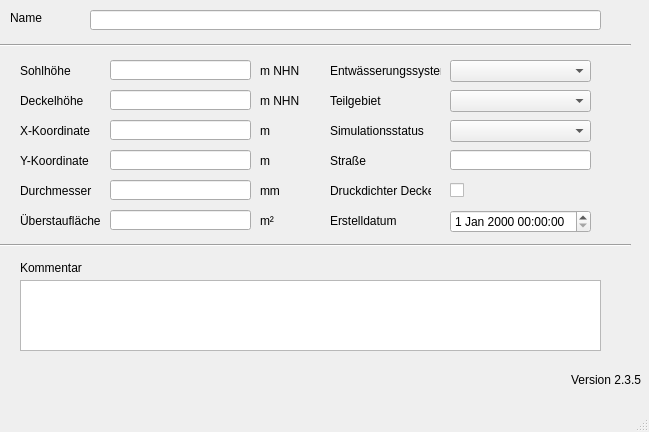
<?xml version="1.0" encoding="UTF-8"?>
<ui version="4.0">
 <class>MainWindow</class>
 <widget class="QMainWindow" name="MainWindow">
  <property name="enabled">
   <bool>true</bool>
  </property>
  <property name="geometry">
   <rect>
    <x>0</x>
    <y>0</y>
    <width>649</width>
    <height>432</height>
   </rect>
  </property>
  <property name="windowTitle">
   <string>MainWindow</string>
  </property>
  <widget class="QWidget" name="centralwidget">
   <widget class="QLabel" name="label_20">
    <property name="geometry">
     <rect>
      <x>330</x>
      <y>120</y>
      <width>111</width>
      <height>21</height>
     </rect>
    </property>
    <property name="text">
     <string>Simulationsstatus</string>
    </property>
   </widget>
   <widget class="QLabel" name="label">
    <property name="geometry">
     <rect>
      <x>10</x>
      <y>10</y>
      <width>46</width>
      <height>16</height>
     </rect>
    </property>
    <property name="text">
     <string>Name</string>
    </property>
   </widget>
   <widget class="Line" name="line">
    <property name="geometry">
     <rect>
      <x>0</x>
      <y>30</y>
      <width>631</width>
      <height>31</height>
     </rect>
    </property>
    <property name="orientation">
     <enum>Qt::Horizontal</enum>
    </property>
   </widget>
   <widget class="QLabel" name="label_14">
    <property name="geometry">
     <rect>
      <x>20</x>
      <y>260</y>
      <width>81</width>
      <height>16</height>
     </rect>
    </property>
    <property name="text">
     <string>Kommentar</string>
    </property>
   </widget>
   <widget class="QLabel" name="label_11">
    <property name="geometry">
     <rect>
      <x>260</x>
      <y>120</y>
      <width>41</width>
      <height>21</height>
     </rect>
    </property>
    <property name="text">
     <string>m</string>
    </property>
   </widget>
   <widget class="QLabel" name="label_5">
    <property name="geometry">
     <rect>
      <x>20</x>
      <y>90</y>
      <width>81</width>
      <height>21</height>
     </rect>
    </property>
    <property name="text">
     <string>Deckelhöhe</string>
    </property>
   </widget>
   <widget class="QLabel" name="label_8">
    <property name="geometry">
     <rect>
      <x>260</x>
      <y>60</y>
      <width>41</width>
      <height>21</height>
     </rect>
    </property>
    <property name="text">
     <string>m NHN</string>
    </property>
   </widget>
   <widget class="QLabel" name="label_70">
    <property name="geometry">
     <rect>
      <x>330</x>
      <y>210</y>
      <width>71</width>
      <height>21</height>
     </rect>
    </property>
    <property name="text">
     <string>Erstelldatum</string>
    </property>
   </widget>
   <widget class="QLabel" name="label_9">
    <property name="geometry">
     <rect>
      <x>20</x>
      <y>150</y>
      <width>81</width>
      <height>21</height>
     </rect>
    </property>
    <property name="text">
     <string>Y-Koordinate</string>
    </property>
   </widget>
   <widget class="QLabel" name="label_12">
    <property name="geometry">
     <rect>
      <x>260</x>
      <y>150</y>
      <width>41</width>
      <height>21</height>
     </rect>
    </property>
    <property name="text">
     <string>m</string>
    </property>
   </widget>
   <widget class="Line" name="line_2">
    <property name="geometry">
     <rect>
      <x>0</x>
      <y>230</y>
      <width>631</width>
      <height>31</height>
     </rect>
    </property>
    <property name="orientation">
     <enum>Qt::Horizontal</enum>
    </property>
   </widget>
   <widget class="QLabel" name="label_6">
    <property name="geometry">
     <rect>
      <x>20</x>
      <y>120</y>
      <width>81</width>
      <height>21</height>
     </rect>
    </property>
    <property name="text">
     <string>X-Koordinate</string>
    </property>
   </widget>
   <widget class="QLabel" name="label_10">
    <property name="geometry">
     <rect>
      <x>260</x>
      <y>90</y>
      <width>41</width>
      <height>21</height>
     </rect>
    </property>
    <property name="text">
     <string>m NHN</string>
    </property>
   </widget>
   <widget class="QLabel" name="label_3">
    <property name="geometry">
     <rect>
      <x>20</x>
      <y>60</y>
      <width>81</width>
      <height>21</height>
     </rect>
    </property>
    <property name="text">
     <string>Sohlhöhe</string>
    </property>
   </widget>
   <widget class="QLabel" name="label_27">
    <property name="geometry">
     <rect>
      <x>260</x>
      <y>180</y>
      <width>41</width>
      <height>21</height>
     </rect>
    </property>
    <property name="text">
     <string>mm</string>
    </property>
   </widget>
   <widget class="QLabel" name="label_39">
    <property name="geometry">
     <rect>
      <x>20</x>
      <y>180</y>
      <width>81</width>
      <height>21</height>
     </rect>
    </property>
    <property name="text">
     <string>Durchmesser</string>
    </property>
   </widget>
   <widget class="QLabel" name="label_40">
    <property name="geometry">
     <rect>
      <x>330</x>
      <y>60</y>
      <width>111</width>
      <height>21</height>
     </rect>
    </property>
    <property name="text">
     <string>Entwässerungssystem</string>
    </property>
   </widget>
   <widget class="QLabel" name="label_41">
    <property name="geometry">
     <rect>
      <x>330</x>
      <y>180</y>
      <width>101</width>
      <height>21</height>
     </rect>
    </property>
    <property name="text">
     <string>Druckdichter Deckel</string>
    </property>
   </widget>
   <widget class="QLineEdit" name="schnam">
    <property name="geometry">
     <rect>
      <x>90</x>
      <y>10</y>
      <width>511</width>
      <height>20</height>
     </rect>
    </property>
   </widget>
   <widget class="QLineEdit" name="sohlhoehe">
    <property name="geometry">
     <rect>
      <x>110</x>
      <y>60</y>
      <width>141</width>
      <height>20</height>
     </rect>
    </property>
   </widget>
   <widget class="QLineEdit" name="deckelhoehe">
    <property name="geometry">
     <rect>
      <x>110</x>
      <y>90</y>
      <width>141</width>
      <height>20</height>
     </rect>
    </property>
   </widget>
   <widget class="QLineEdit" name="xsch">
    <property name="geometry">
     <rect>
      <x>110</x>
      <y>120</y>
      <width>141</width>
      <height>20</height>
     </rect>
    </property>
   </widget>
   <widget class="QLineEdit" name="ysch">
    <property name="geometry">
     <rect>
      <x>110</x>
      <y>150</y>
      <width>141</width>
      <height>20</height>
     </rect>
    </property>
   </widget>
   <widget class="QLineEdit" name="durchm">
    <property name="geometry">
     <rect>
      <x>110</x>
      <y>180</y>
      <width>141</width>
      <height>20</height>
     </rect>
    </property>
   </widget>
   <widget class="QComboBox" name="simstatus">
    <property name="geometry">
     <rect>
      <x>450</x>
      <y>120</y>
      <width>141</width>
      <height>22</height>
     </rect>
    </property>
   </widget>
   <widget class="QComboBox" name="entwart">
    <property name="geometry">
     <rect>
      <x>450</x>
      <y>60</y>
      <width>141</width>
      <height>22</height>
     </rect>
    </property>
   </widget>
   <widget class="QCheckBox" name="druckdicht">
    <property name="geometry">
     <rect>
      <x>450</x>
      <y>180</y>
      <width>70</width>
      <height>21</height>
     </rect>
    </property>
    <property name="text">
     <string/>
    </property>
   </widget>
   <widget class="QTextEdit" name="kommentar">
    <property name="geometry">
     <rect>
      <x>20</x>
      <y>280</y>
      <width>581</width>
      <height>71</height>
     </rect>
    </property>
   </widget>
   <widget class="QLabel" name="label_2">
    <property name="geometry">
     <rect>
      <x>330</x>
      <y>150</y>
      <width>46</width>
      <height>21</height>
     </rect>
    </property>
    <property name="text">
     <string>Straße</string>
    </property>
   </widget>
   <widget class="QLabel" name="label_42">
    <property name="geometry">
     <rect>
      <x>20</x>
      <y>210</y>
      <width>81</width>
      <height>21</height>
     </rect>
    </property>
    <property name="text">
     <string>Überstaufläche</string>
    </property>
   </widget>
   <widget class="QLineEdit" name="ueberstauflaeche">
    <property name="geometry">
     <rect>
      <x>110</x>
      <y>210</y>
      <width>141</width>
      <height>20</height>
     </rect>
    </property>
   </widget>
   <widget class="QLabel" name="label_28">
    <property name="geometry">
     <rect>
      <x>260</x>
      <y>210</y>
      <width>41</width>
      <height>21</height>
     </rect>
    </property>
    <property name="text">
     <string>m²</string>
    </property>
   </widget>
   <widget class="QLineEdit" name="strasse">
    <property name="geometry">
     <rect>
      <x>450</x>
      <y>150</y>
      <width>141</width>
      <height>20</height>
     </rect>
    </property>
   </widget>
   <widget class="QgsDateTimeEdit" name="createdat_2">
    <property name="geometry">
     <rect>
      <x>450</x>
      <y>210</y>
      <width>141</width>
      <height>23</height>
     </rect>
    </property>
   </widget>
   <widget class="QLabel" name="label_13">
    <property name="geometry">
     <rect>
      <x>330</x>
      <y>90</y>
      <width>71</width>
      <height>21</height>
     </rect>
    </property>
    <property name="text">
     <string>Teilgebiet</string>
    </property>
    <property name="buddy">
     <cstring>simstatus</cstring>
    </property>
   </widget>
   <widget class="QComboBox" name="teilgebiet">
    <property name="geometry">
     <rect>
      <x>450</x>
      <y>90</y>
      <width>141</width>
      <height>22</height>
     </rect>
    </property>
   </widget>
   <widget class="QLabel" name="lb_version">
    <property name="geometry">
     <rect>
      <x>570</x>
      <y>370</y>
      <width>71</width>
      <height>20</height>
     </rect>
    </property>
    <property name="toolTip">
     <string>Version QKan Import</string>
    </property>
    <property name="text">
     <string>Version 2.3.5</string>
    </property>
    <property name="alignment">
     <set>Qt::AlignRight|Qt::AlignTrailing|Qt::AlignVCenter</set>
    </property>
   </widget>
  </widget>
  <widget class="QMenuBar" name="menubar">
   <property name="geometry">
    <rect>
     <x>0</x>
     <y>0</y>
     <width>649</width>
     <height>21</height>
    </rect>
   </property>
  </widget>
  <widget class="QStatusBar" name="statusbar"/>
 </widget>
 <customwidgets>
  <customwidget>
   <class>QgsDateTimeEdit</class>
   <extends>QDateTimeEdit</extends>
   <header>qgsdatetimeedit.h</header>
  </customwidget>
 </customwidgets>
 <tabstops>
  <tabstop>schnam</tabstop>
  <tabstop>sohlhoehe</tabstop>
  <tabstop>deckelhoehe</tabstop>
  <tabstop>xsch</tabstop>
  <tabstop>ysch</tabstop>
  <tabstop>durchm</tabstop>
  <tabstop>simstatus</tabstop>
  <tabstop>entwart</tabstop>
  <tabstop>strasse</tabstop>
  <tabstop>druckdicht</tabstop>
  <tabstop>ueberstauflaeche</tabstop>
  <tabstop>createdat_2</tabstop>
  <tabstop>kommentar</tabstop>
 </tabstops>
 <resources/>
 <connections/>
</ui>
